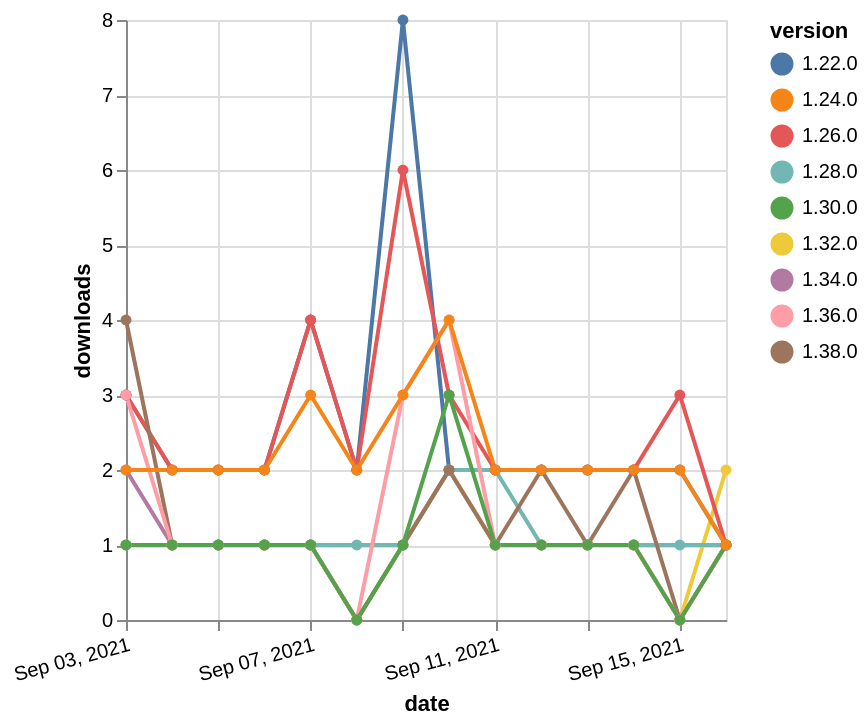

Source (Vega-Lite JSON):
### Vega-Lite specification from a JSON file in a GitHub repository (floating-point values rounded to 4 significant figures)
{"$schema": "https://vega.github.io/schema/vega-lite/v5.json", "description": "A simple bar chart with embedded data.", "data": {"values": [{"date": "2021-09-03", "total": 180, "delta": 2, "version": "1.34.0"}, {"date": "2021-09-04", "total": 181, "delta": 1, "version": "1.34.0"}, {"date": "2021-09-05", "total": 182, "delta": 1, "version": "1.34.0"}, {"date": "2021-09-06", "total": 183, "delta": 1, "version": "1.34.0"}, {"date": "2021-09-07", "total": 184, "delta": 1, "version": "1.34.0"}, {"date": "2021-09-08", "total": 184, "delta": 0, "version": "1.34.0"}, {"date": "2021-09-09", "total": 185, "delta": 1, "version": "1.34.0"}, {"date": "2021-09-10", "total": 187, "delta": 2, "version": "1.34.0"}, {"date": "2021-09-11", "total": 188, "delta": 1, "version": "1.34.0"}, {"date": "2021-09-12", "total": 189, "delta": 1, "version": "1.34.0"}, {"date": "2021-09-13", "total": 190, "delta": 1, "version": "1.34.0"}, {"date": "2021-09-14", "total": 191, "delta": 1, "version": "1.34.0"}, {"date": "2021-09-15", "total": 191, "delta": 0, "version": "1.34.0"}, {"date": "2021-09-16", "total": 192, "delta": 1, "version": "1.34.0"}, {"date": "2021-09-03", "total": 208, "delta": 1, "version": "1.32.0"}, {"date": "2021-09-04", "total": 209, "delta": 1, "version": "1.32.0"}, {"date": "2021-09-05", "total": 210, "delta": 1, "version": "1.32.0"}, {"date": "2021-09-06", "total": 211, "delta": 1, "version": "1.32.0"}, {"date": "2021-09-07", "total": 212, "delta": 1, "version": "1.32.0"}, {"date": "2021-09-08", "total": 212, "delta": 0, "version": "1.32.0"}, {"date": "2021-09-09", "total": 213, "delta": 1, "version": "1.32.0"}, {"date": "2021-09-10", "total": 215, "delta": 2, "version": "1.32.0"}, {"date": "2021-09-11", "total": 216, "delta": 1, "version": "1.32.0"}, {"date": "2021-09-12", "total": 217, "delta": 1, "version": "1.32.0"}, {"date": "2021-09-13", "total": 218, "delta": 1, "version": "1.32.0"}, {"date": "2021-09-14", "total": 219, "delta": 1, "version": "1.32.0"}, {"date": "2021-09-15", "total": 219, "delta": 0, "version": "1.32.0"}, {"date": "2021-09-16", "total": 221, "delta": 2, "version": "1.32.0"}, {"date": "2021-09-03", "total": 3096, "delta": 3, "version": "1.22.0"}, {"date": "2021-09-04", "total": 3098, "delta": 2, "version": "1.22.0"}, {"date": "2021-09-05", "total": 3100, "delta": 2, "version": "1.22.0"}, {"date": "2021-09-06", "total": 3102, "delta": 2, "version": "1.22.0"}, {"date": "2021-09-07", "total": 3106, "delta": 4, "version": "1.22.0"}, {"date": "2021-09-08", "total": 3108, "delta": 2, "version": "1.22.0"}, {"date": "2021-09-09", "total": 3116, "delta": 8, "version": "1.22.0"}, {"date": "2021-09-10", "total": 3118, "delta": 2, "version": "1.22.0"}, {"date": "2021-09-11", "total": 3120, "delta": 2, "version": "1.22.0"}, {"date": "2021-09-12", "total": 3122, "delta": 2, "version": "1.22.0"}, {"date": "2021-09-13", "total": 3124, "delta": 2, "version": "1.22.0"}, {"date": "2021-09-14", "total": 3126, "delta": 2, "version": "1.22.0"}, {"date": "2021-09-15", "total": 3128, "delta": 2, "version": "1.22.0"}, {"date": "2021-09-16", "total": 3129, "delta": 1, "version": "1.22.0"}, {"date": "2021-09-03", "total": 262, "delta": 1, "version": "1.28.0"}, {"date": "2021-09-04", "total": 263, "delta": 1, "version": "1.28.0"}, {"date": "2021-09-05", "total": 264, "delta": 1, "version": "1.28.0"}, {"date": "2021-09-06", "total": 265, "delta": 1, "version": "1.28.0"}, {"date": "2021-09-07", "total": 266, "delta": 1, "version": "1.28.0"}, {"date": "2021-09-08", "total": 267, "delta": 1, "version": "1.28.0"}, {"date": "2021-09-09", "total": 268, "delta": 1, "version": "1.28.0"}, {"date": "2021-09-10", "total": 270, "delta": 2, "version": "1.28.0"}, {"date": "2021-09-11", "total": 272, "delta": 2, "version": "1.28.0"}, {"date": "2021-09-12", "total": 273, "delta": 1, "version": "1.28.0"}, {"date": "2021-09-13", "total": 274, "delta": 1, "version": "1.28.0"}, {"date": "2021-09-14", "total": 275, "delta": 1, "version": "1.28.0"}, {"date": "2021-09-15", "total": 276, "delta": 1, "version": "1.28.0"}, {"date": "2021-09-16", "total": 277, "delta": 1, "version": "1.28.0"}, {"date": "2021-09-03", "total": 2553, "delta": 3, "version": "1.26.0"}, {"date": "2021-09-04", "total": 2555, "delta": 2, "version": "1.26.0"}, {"date": "2021-09-05", "total": 2557, "delta": 2, "version": "1.26.0"}, {"date": "2021-09-06", "total": 2559, "delta": 2, "version": "1.26.0"}, {"date": "2021-09-07", "total": 2563, "delta": 4, "version": "1.26.0"}, {"date": "2021-09-08", "total": 2565, "delta": 2, "version": "1.26.0"}, {"date": "2021-09-09", "total": 2571, "delta": 6, "version": "1.26.0"}, {"date": "2021-09-10", "total": 2574, "delta": 3, "version": "1.26.0"}, {"date": "2021-09-11", "total": 2576, "delta": 2, "version": "1.26.0"}, {"date": "2021-09-12", "total": 2578, "delta": 2, "version": "1.26.0"}, {"date": "2021-09-13", "total": 2580, "delta": 2, "version": "1.26.0"}, {"date": "2021-09-14", "total": 2582, "delta": 2, "version": "1.26.0"}, {"date": "2021-09-15", "total": 2585, "delta": 3, "version": "1.26.0"}, {"date": "2021-09-16", "total": 2586, "delta": 1, "version": "1.26.0"}, {"date": "2021-09-03", "total": 132, "delta": 4, "version": "1.38.0"}, {"date": "2021-09-04", "total": 133, "delta": 1, "version": "1.38.0"}, {"date": "2021-09-05", "total": 134, "delta": 1, "version": "1.38.0"}, {"date": "2021-09-06", "total": 135, "delta": 1, "version": "1.38.0"}, {"date": "2021-09-07", "total": 136, "delta": 1, "version": "1.38.0"}, {"date": "2021-09-08", "total": 136, "delta": 0, "version": "1.38.0"}, {"date": "2021-09-09", "total": 137, "delta": 1, "version": "1.38.0"}, {"date": "2021-09-10", "total": 139, "delta": 2, "version": "1.38.0"}, {"date": "2021-09-11", "total": 140, "delta": 1, "version": "1.38.0"}, {"date": "2021-09-12", "total": 142, "delta": 2, "version": "1.38.0"}, {"date": "2021-09-13", "total": 143, "delta": 1, "version": "1.38.0"}, {"date": "2021-09-14", "total": 145, "delta": 2, "version": "1.38.0"}, {"date": "2021-09-15", "total": 145, "delta": 0, "version": "1.38.0"}, {"date": "2021-09-16", "total": 146, "delta": 1, "version": "1.38.0"}, {"date": "2021-09-03", "total": 207, "delta": 3, "version": "1.36.0"}, {"date": "2021-09-04", "total": 208, "delta": 1, "version": "1.36.0"}, {"date": "2021-09-05", "total": 209, "delta": 1, "version": "1.36.0"}, {"date": "2021-09-06", "total": 210, "delta": 1, "version": "1.36.0"}, {"date": "2021-09-07", "total": 211, "delta": 1, "version": "1.36.0"}, {"date": "2021-09-08", "total": 211, "delta": 0, "version": "1.36.0"}, {"date": "2021-09-09", "total": 214, "delta": 3, "version": "1.36.0"}, {"date": "2021-09-10", "total": 218, "delta": 4, "version": "1.36.0"}, {"date": "2021-09-11", "total": 219, "delta": 1, "version": "1.36.0"}, {"date": "2021-09-12", "total": 220, "delta": 1, "version": "1.36.0"}, {"date": "2021-09-13", "total": 221, "delta": 1, "version": "1.36.0"}, {"date": "2021-09-14", "total": 222, "delta": 1, "version": "1.36.0"}, {"date": "2021-09-15", "total": 222, "delta": 0, "version": "1.36.0"}, {"date": "2021-09-16", "total": 223, "delta": 1, "version": "1.36.0"}, {"date": "2021-09-03", "total": 212, "delta": 1, "version": "1.30.0"}, {"date": "2021-09-04", "total": 213, "delta": 1, "version": "1.30.0"}, {"date": "2021-09-05", "total": 214, "delta": 1, "version": "1.30.0"}, {"date": "2021-09-06", "total": 215, "delta": 1, "version": "1.30.0"}, {"date": "2021-09-07", "total": 216, "delta": 1, "version": "1.30.0"}, {"date": "2021-09-08", "total": 216, "delta": 0, "version": "1.30.0"}, {"date": "2021-09-09", "total": 217, "delta": 1, "version": "1.30.0"}, {"date": "2021-09-10", "total": 220, "delta": 3, "version": "1.30.0"}, {"date": "2021-09-11", "total": 221, "delta": 1, "version": "1.30.0"}, {"date": "2021-09-12", "total": 222, "delta": 1, "version": "1.30.0"}, {"date": "2021-09-13", "total": 223, "delta": 1, "version": "1.30.0"}, {"date": "2021-09-14", "total": 224, "delta": 1, "version": "1.30.0"}, {"date": "2021-09-15", "total": 224, "delta": 0, "version": "1.30.0"}, {"date": "2021-09-16", "total": 225, "delta": 1, "version": "1.30.0"}, {"date": "2021-09-03", "total": 2614, "delta": 2, "version": "1.24.0"}, {"date": "2021-09-04", "total": 2616, "delta": 2, "version": "1.24.0"}, {"date": "2021-09-05", "total": 2618, "delta": 2, "version": "1.24.0"}, {"date": "2021-09-06", "total": 2620, "delta": 2, "version": "1.24.0"}, {"date": "2021-09-07", "total": 2623, "delta": 3, "version": "1.24.0"}, {"date": "2021-09-08", "total": 2625, "delta": 2, "version": "1.24.0"}, {"date": "2021-09-09", "total": 2628, "delta": 3, "version": "1.24.0"}, {"date": "2021-09-10", "total": 2632, "delta": 4, "version": "1.24.0"}, {"date": "2021-09-11", "total": 2634, "delta": 2, "version": "1.24.0"}, {"date": "2021-09-12", "total": 2636, "delta": 2, "version": "1.24.0"}, {"date": "2021-09-13", "total": 2638, "delta": 2, "version": "1.24.0"}, {"date": "2021-09-14", "total": 2640, "delta": 2, "version": "1.24.0"}, {"date": "2021-09-15", "total": 2642, "delta": 2, "version": "1.24.0"}, {"date": "2021-09-16", "total": 2643, "delta": 1, "version": "1.24.0"}]}, "width": "container", "mark": {"type": "line", "point": {"filled": true}}, "encoding": {"x": {"field": "date", "type": "temporal", "timeUnit": "yearmonthdate", "title": "date", "axis": {"labelAngle": -15}}, "y": {"field": "delta", "type": "quantitative", "title": "downloads"}, "color": {"field": "version", "type": "nominal"}, "tooltip": {"field": "delta"}}}
